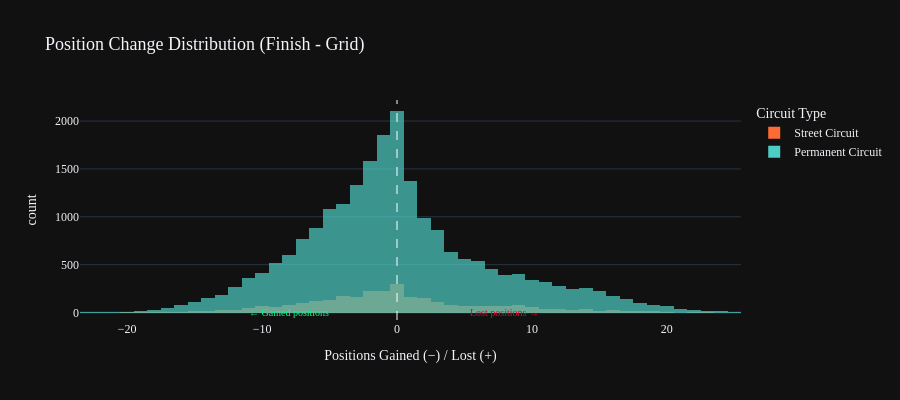

The cell this chart's notebook holds for it:
### Markdown cell above
## 5. Position Change Distribution

How many positions do drivers typically gain or lose during a race? Negative = gained positions, positive = dropped.

### Code cell
fig = px.histogram(
    valid, x='Position Change', nbins=50,
    color='Circuit Type',
    color_discrete_map={'Street Circuit': '#ff6b35', 'Permanent Circuit': '#4ecdc4'},
    barmode='overlay',
    title='Position Change Distribution (Finish - Grid)',
    labels={'Position Change': 'Positions Gained (−) / Lost (+)'},
    template='plotly_dark', opacity=0.7
)
fig.add_vline(x=0, line_dash='dash', line_color='white', line_width=1)
fig.update_layout(
    font=dict(family='DM Sans'), title_font_size=18, height=400,
    annotations=[dict(
        x=-8, y=0, xref='x', yref='y',
        text='← Gained positions', showarrow=False,
        font=dict(size=10, color='#00ff87')
    ), dict(
        x=8, y=0, xref='x', yref='y',
        text='Lost positions →', showarrow=False,
        font=dict(size=10, color='#e8002d')
    )]
)
fig.show()

### Figure 1 — Plotly figure (JSON) as saved in the notebook; plotly's stock layout.template omitted (floating-point values rounded to 4 significant figures; data arrays with more than 128 entries replaced by an {"elided": "..."} marker saying what was removed)
{"data": [{"bingroup": "x", "hovertemplate": "Circuit Type=Street Circuit<br>Positions Gained (−) / Lost (+)=%{x}<br>count=%{y}<extra></extra>", "legendgroup": "Street Circuit", "marker": {"color": "#ff6b35", "opacity": 0.7, "pattern": {"shape": ""}}, "name": "Street Circuit", "nbinsx": 50, "orientation": "v", "showlegend": true, "type": "histogram", "x": {"elided": "2945 float values"}, "xaxis": "x", "yaxis": "y"}, {"bingroup": "x", "hovertemplate": "Circuit Type=Permanent Circuit<br>Positions Gained (−) / Lost (+)=%{x}<br>count=%{y}<extra></extra>", "legendgroup": "Permanent Circuit", "marker": {"color": "#4ecdc4", "opacity": 0.7, "pattern": {"shape": ""}}, "name": "Permanent Circuit", "nbinsx": 50, "orientation": "v", "showlegend": true, "type": "histogram", "x": {"elided": "22011 float values"}, "xaxis": "x", "yaxis": "y"}], "layout": {"annotations": [{"font": {"color": "#00ff87", "size": 10}, "showarrow": false, "text": "← Gained positions", "x": -8, "xref": "x", "y": 0, "yref": "y"}, {"font": {"color": "#e8002d", "size": 10}, "showarrow": false, "text": "Lost positions →", "x": 8, "xref": "x", "y": 0, "yref": "y"}], "barmode": "overlay", "font": {"family": "DM Sans"}, "height": 400, "legend": {"title": {"text": "Circuit Type"}, "tracegroupgap": 0}, "shapes": [{"line": {"color": "white", "dash": "dash", "width": 1}, "type": "line", "x0": 0, "x1": 0, "xref": "x", "y0": 0, "y1": 1, "yref": "y domain"}], "title": {"font": {"size": 18}, "text": "Position Change Distribution (Finish - Grid)"}, "xaxis": {"anchor": "y", "domain": [0, 1], "title": {"text": "Positions Gained (−) / Lost (+)"}}, "yaxis": {"anchor": "x", "domain": [0, 1], "title": {"text": "count"}}}}
